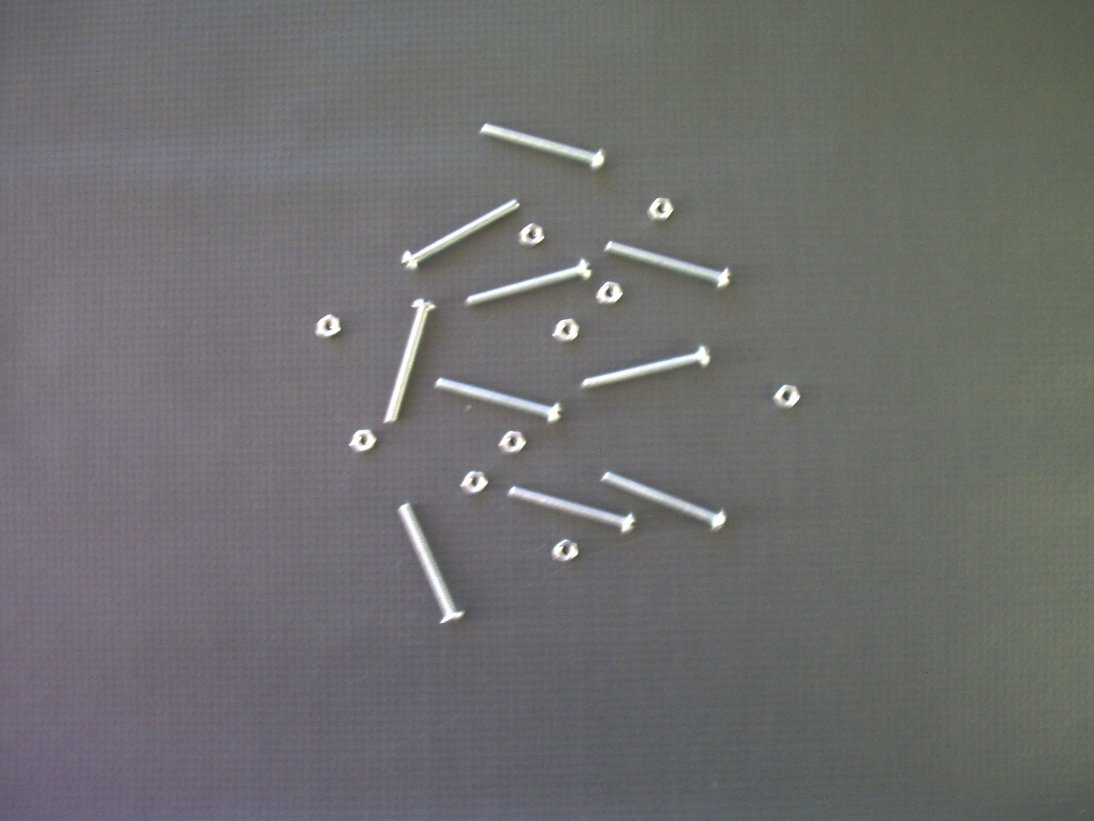
#> input picture imagens/img01.jpg, 1094 x 821 px, found by its file name
$ jupyter execute VC_EP1_Primeiros_Passos.ipynb
#> lines starting #> are read from the running program, lines starting #| are printed output that depends on the picture; after the words box and inside, x2 and y2 are one past the last pixel; in counts of white or black regions, pixels touching at a corner belong together
<a href="https://colab.research.google.com/github/joaovifonseca/exercicio-pratico-analise-esteira/blob/main/VC_EP1_Primeiros_Passos.ipynb" target="_parent"></a>

Carregando as bibliotecas

[cell 1]
import numpy as np
import cv2 as cv
import matplotlib as mpl
from matplotlib import pyplot as plot
import math

Lendo a imagem e alterando a ordem das bandas de cores BGR -> RGB

[cell 2]
#lê a imagem
img_BGR = cv.imread("img01.jpg")
#> img_BGR is the input picture: shape (821, 1094, 3); mean B, G, R 110.3, 110.3, 110.3
#altera a ordem das bandas de cores BGR para RGB
img_RGB = cv.cvtColor(img_BGR,cv.COLOR_BGR2RGB)
#exibe a imagem
plot.imshow(img_RGB)

Separando as bandas da imagem colorida

[cell 3]
#faz split das bandas da imagem RGB
R, G, B = cv.split(img_RGB)
plot.imshow(R, cmap='gray')
plot.show()
plot.imshow(G, cmap='gray')#melhor resultado obtido
plot.show()
plot.imshow(B, cmap='gray')

Convertendo a imagem RGB para Grayscale (níveis de cinzas)

[cell 4]
#obtem as dimensões da imagem (número de linhas e número de colunas)
num_lin = img_RGB.shape[0]
num_col = img_RGB.shape[1]
#cria uma matriz preenchida com zeros - nela serão armazenados os níveis de cinzas das médias computadas (R+G+B)/3
img_gray=np.zeros((num_lin,num_col), dtype="uint8")
for l in range (num_lin):
     for c in range (num_col):
         (r, g, b) = img_RGB[l,c]
         img_gray[l,c] = (int(r)+int(g)+int(b))//3
plot.imshow(img_gray,cmap='gray')

Convertendo a imagem Grayscale para Binária (2 níveis de cinzas 0 e 255)

[cell 5]
#define o limiar
thresh = 128

#aplica a função de limiarização  usando o limiar (thresh) definido
img_bin=cv.threshold(G, thresh, 255, cv.THRESH_BINARY)[1]
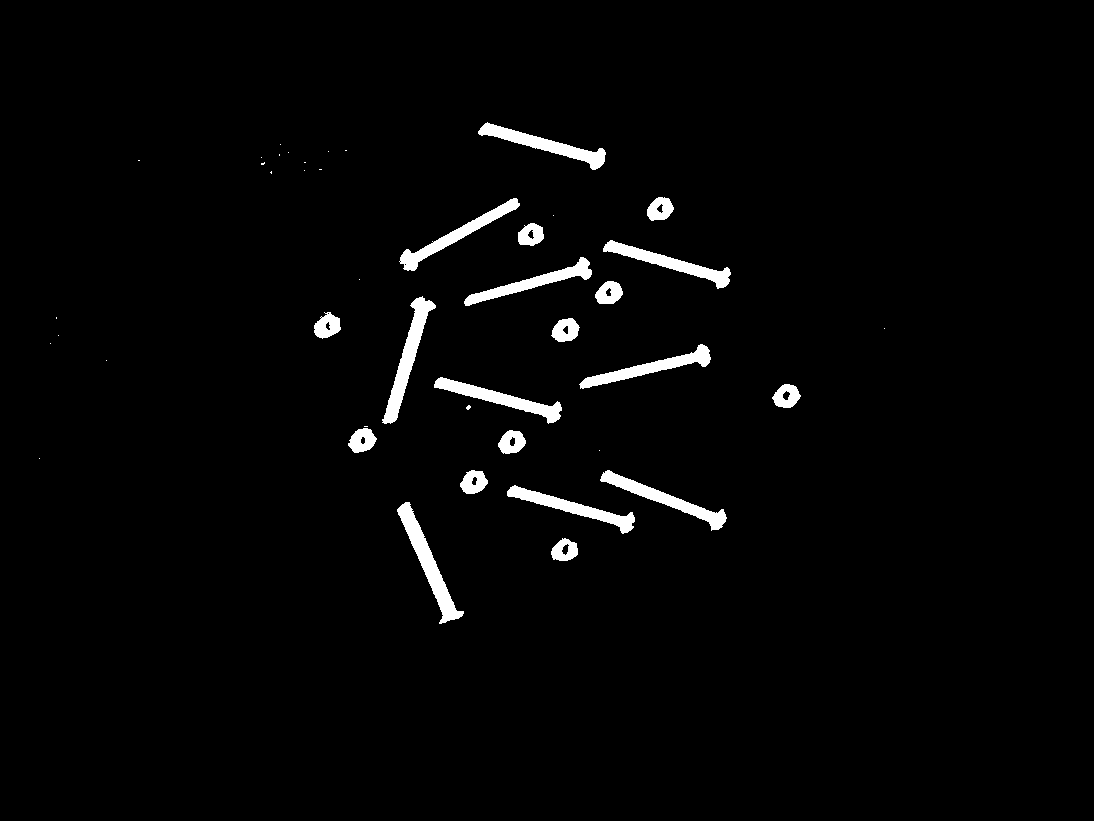
#> img_bin: shape (821, 1094); 2.3% white; 43 white regions (23 under 20 px), largest, box (x1, y1, x2, y2) and area: (397, 502, 464, 624) 1877, (382, 296, 436, 424) 1793, (478, 122, 606, 170) 1586

plot.imshow(img_bin,cmap='gray')

[cell 6]
#aplica a função de limiarização  usando o método de Otsu, que define automaticamente o limiar
[thresh, img_bin] = cv.threshold(G, thresh, 255, cv.THRESH_OTSU)
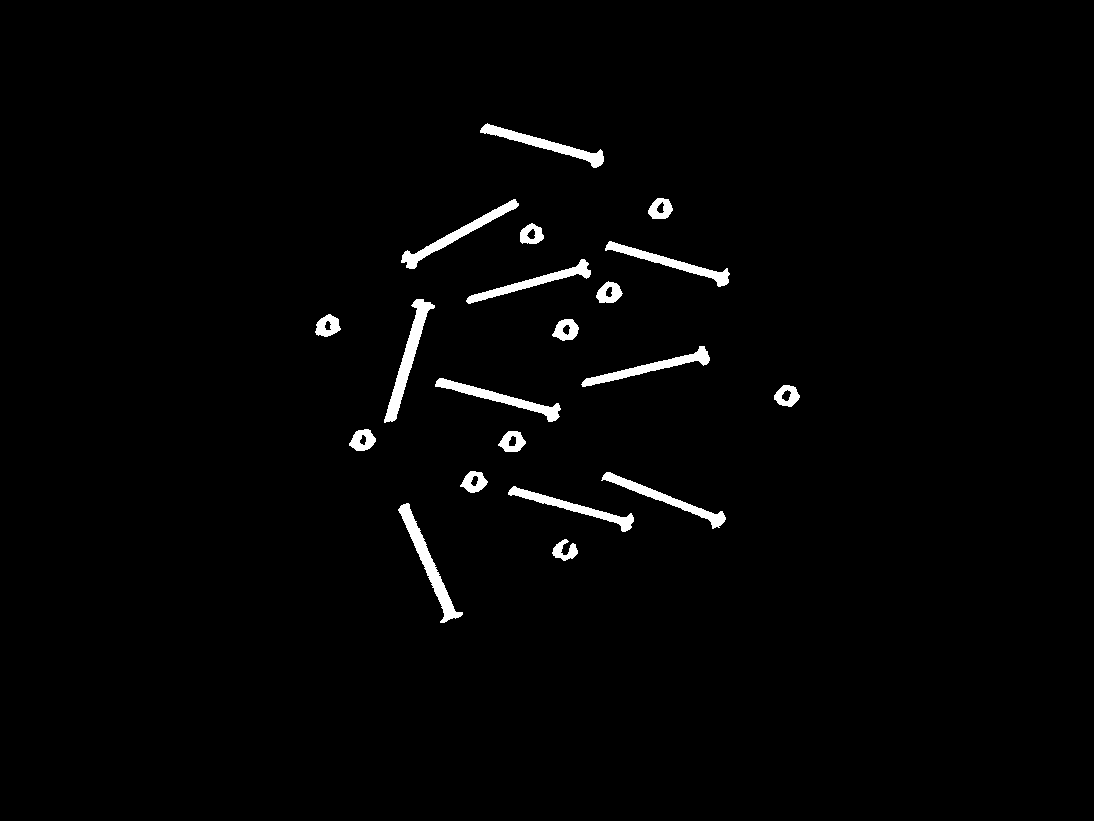
#> img_bin: shape (821, 1094); 1.7% white; 20 white regions, largest, box (x1, y1, x2, y2) and area: (384, 299, 435, 423) 1479, (398, 503, 463, 623) 1459, (401, 199, 519, 269) 1218
#> thresh = 163
print(thresh)
#| 163.0
plot.imshow(img_bin,cmap='gray')

## Observação: Até agora o melhor resultado foi obtido com a utilização da banda G e binarização pelo método de Otsu.

Análise de CCs usando rotinas do OpenCV

[cell 7]
(numCCs, imgLabels, stats, centroids) = cv.connectedComponentsWithStats(img_bin, connectivity=8)
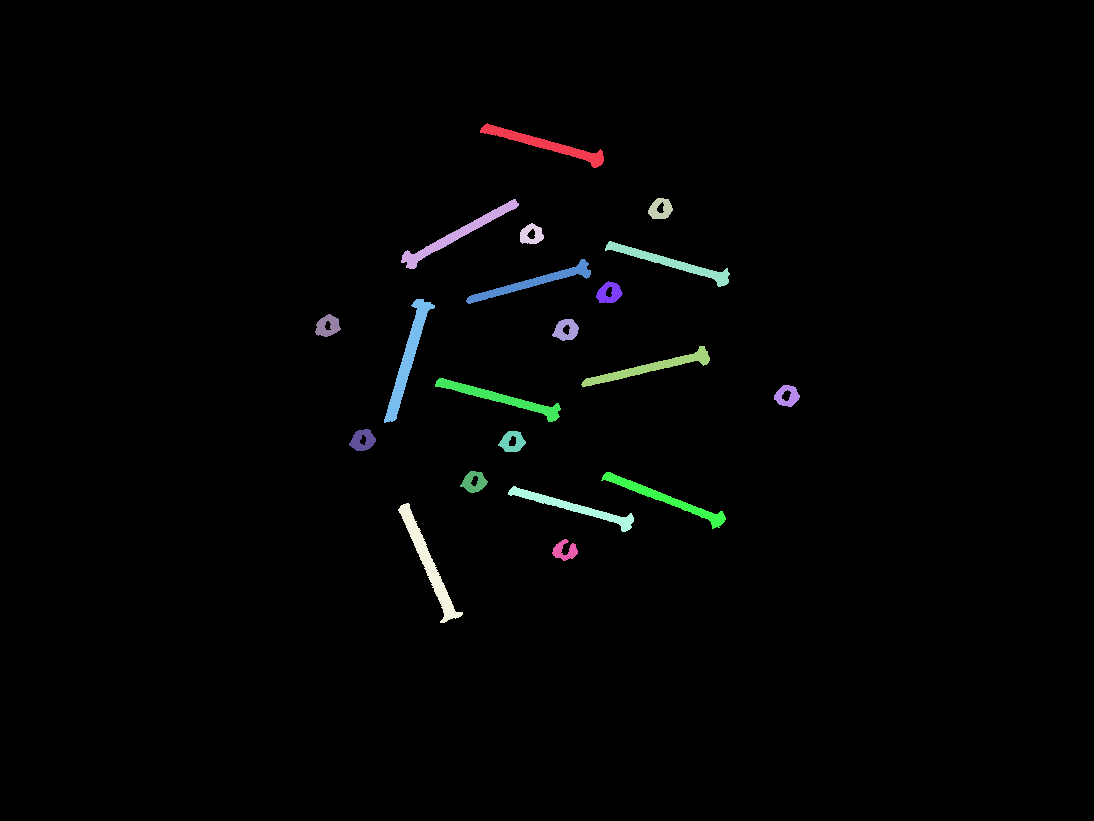
#> imgLabels: shape (821, 1094) int32; 21 distinct labels, from 0 to 20; one colour per label, 0 black
#> numCCs = 21; stats = 21 rows, first 6: [0, 0, 1094, 821, 882502], [480, 123, 124, 45, 1207], [401, 199, 118, 70, 1218], [648, 198, 25, 21, 351], [520, 223, 24, 21, 328], [605, 241, 125, 46, 1119]; centroids = 21 rows, first 8: [546.7, 410.8], [545, 144.2], [456.5, 234.3], [660.1, 208.7], [531, 234.2], [670.9, 262.6], [532.7, 282], [608.8, 292.7]
print(numCCs-1)
#| 20
#print(stats)
#print(centroids)
plot.imshow(imgLabels, cmap='tab10')
#print(stats[1, [cv.CC_STAT_LEFT, cv.CC_STAT_TOP, cv.CC_STAT_WIDTH, cv.CC_STAT_HEIGHT, cv.CC_STAT_AREA]])
print(stats[1,cv.CC_STAT_AREA])
#| 1207

Análise de CCs usando algoritmo de pilha

[cell 8]
#rotina para analisar componentes conexos (CCs)
def analisa_cc(b, l, c, viz):
    p=[]  #cria a lista vazia que servirá como pilha
    p.append([l,c])
    area_cc=0
    num_lin, num_col = b.shape
    b[l,c]=0;
    area_cc=area_cc+1;
    while (len(p)>0):
        l, c = p.pop()
        #pixels 4-conexos
        if (l+1<num_lin and b[l+1,c]==255): p.append([l+1,c]); area_cc=area_cc+1; b[l+1,c]=0
        if (c-1>=0 and b[l,c-1]==255): p.append([l,c-1]); area_cc=area_cc+1; b[l,c-1]=0
        if (l-1>=0 and b[l-1,c]==255): p.append([l-1,c]); area_cc=area_cc+1; b[l-1,c]=0
        if (c+1<num_col and b[l,c+1]==255): p.append([l,c+1]); area_cc=area_cc+1; b[l,c+1]=0
        #pixels 8-conexos (diagonais)
        if viz == 8:
            if (l+1<num_lin and c+1<num_col and b[l+1,c+1]==255): p.append([l+1,c+1]); area_cc=area_cc+1; b[l+1,c+1]=0                     #print(area_cc)
            if (l+1<num_lin and c-1>=0 and b[l+1,c-1]==255): p.append([l+1,c-1]); area_cc=area_cc+1; b[l+1,c-1]=0
            if (l-1>=0 and c-1>=0 and b[l-1,c-1]==255): p.append([l-1,c-1]); area_cc=area_cc+1; b[l-1,c-1]=0
            if (l-1>=0 and c+1<num_col and b[l-1,c+1]==255): p.append([l-1,c+1]); area_cc=area_cc+1; b[l-1,c+1]=0
    return b, area_cc
#bloco para ler a imagem, limiarizar e chamar a rotina que analisa CCs
num_CCs = 0
area_cc = 0
img_bin = cv.threshold(G, thresh, 255, cv.THRESH_OTSU)[1]
for l in range (img_bin.shape[0]):
  for c in range (img_bin.shape[1]):
    if img_bin[l,c] == 255:
      img_bin, area_cc = analisa_cc(img_bin, l, c, 9)
      num_CCs = num_CCs +1
      print('CC', num_CCs, 'Area = ', area_cc)
#> img_bin: shape (821, 1094); 1.74% of pixels changed, all inside (x1, y1, x2, y2) = (315, 123, 800, 623)
#> after the loop, area_cc = 304; num_CCs = 20

$ run again, with imagens/img02.jpg copied over imagens/img01.jpg
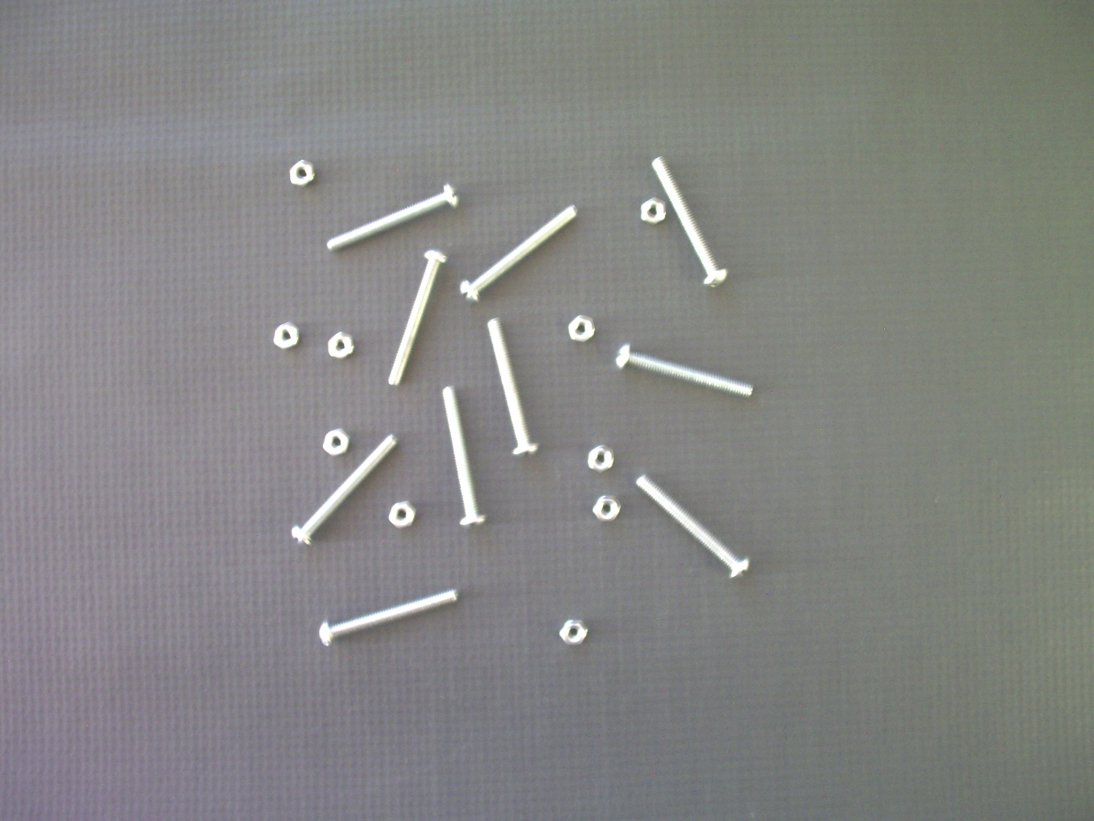
#> input picture imagens/img02.jpg, 1094 x 821 px, found by its file name
#> img_BGR is the input picture: shape (821, 1094, 3); mean B, G, R 132.2, 133.6, 133
#> `img_bin=cv.threshold(G, thresh, 255, cv.THRESH_BINARY)[1]`:
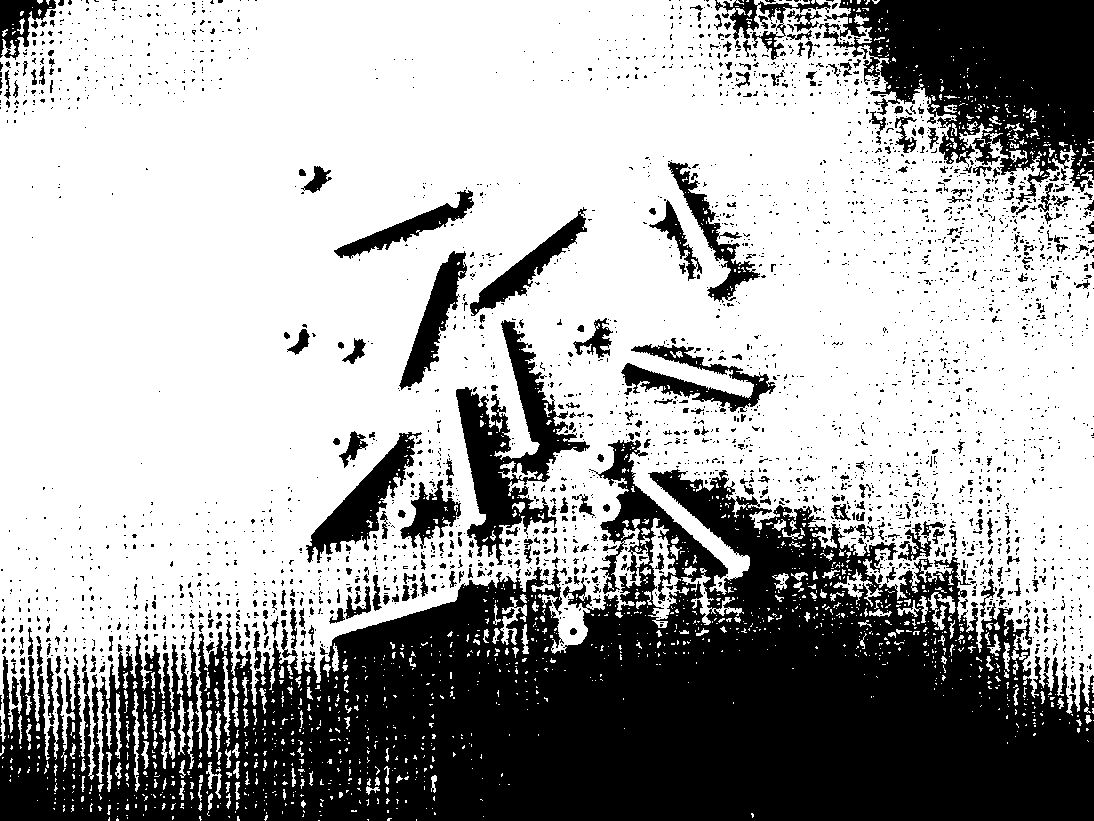
#> img_bin: shape (821, 1094); 65.7% white; 3042 black regions (2711 under 20 px), largest, box (x1, y1, x2, y2) and area: (0, 440, 1094, 821) 213491, (819, 0, 1094, 205) 31424, (456, 320, 590, 565) 10503
#> thresh = 184
#| 184.0
#> `(numCCs, imgLabels, stats, centroids) = cv.connectedComponentsWithStat..`:
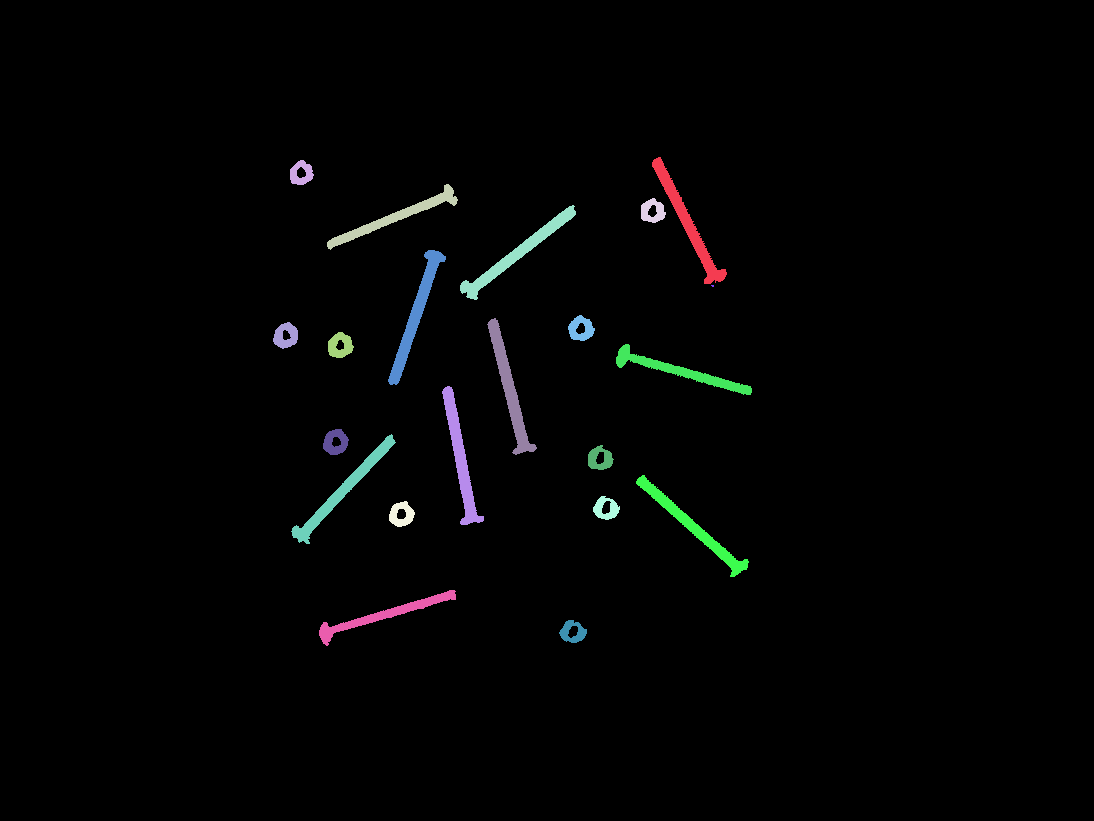
#> imgLabels: shape (821, 1094) int32; 22 distinct labels, from 0 to 21; one colour per label, 0 black
#> numCCs = 22; stats = 22 rows, first 6: [0, 0, 1094, 821, 878821], [652, 157, 75, 127, 1603], [290, 160, 24, 25, 375], [327, 184, 131, 66, 1334], [641, 198, 25, 25, 392], [460, 205, 116, 95, 1617]; centroids = 22 rows, first 8: [547.5, 410.5], [687.7, 223.5], [300.9, 172.9], [395.3, 216.6], [652.2, 210.8], [516.8, 253.1], [415.5, 314.2], [712.2, 285.4]
#| 21
#| 1603
#> after the loop `for l in range (img_bin.shape[0]):`: area_cc = 366; num_CCs = 22
